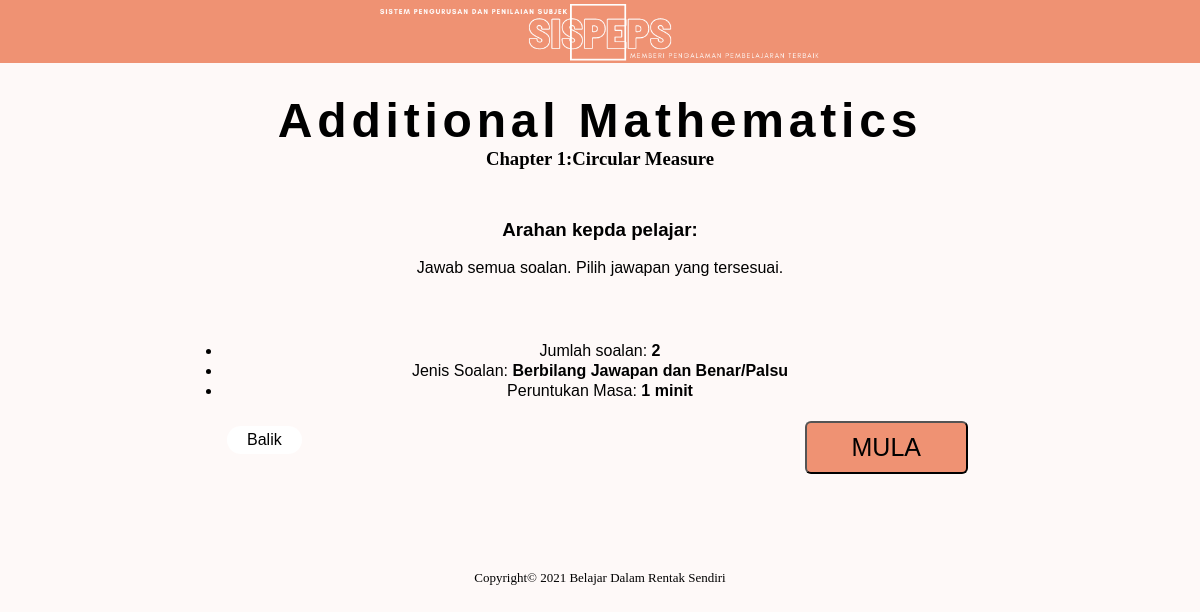
Page /soalan_mula.php?idtopik=32&jenis=1 (signed in) on the committed database.
### tables this page shows
CREATE TABLE `subjek` (
  `idsubjek` int(11) NOT NULL,
  `subjek` varchar(30) NOT NULL
);

CREATE TABLE `topik` (
  `idtopik` int(11) NOT NULL,
  `topik` varchar(30) NOT NULL,
  `markah` int(11) NOT NULL,
  `idsubjek` int(11) NOT NULL,
  `idpengguna` varchar(12) NOT NULL
);

### src/soalan_mula.php (the view, shortened to what this page needs)
<?php
include 'header.php';
$topik_pilihan=$_GET['idtopik'];
$jenis=$_GET['jenis'];
$dataTopik=mysqli_query($hubung,"SELECT * FROM topik WHERE idtopik='$topik_pilihan'");
$getTopik=mysqli_fetch_array($dataTopik);
$dataSoalan=mysqli_query($hubung,"SELECT * FROM soalan WHERE idtopik='$topik_pilihan' AND jenis='$jenis'");
$total=mysqli_num_rows($dataSoalan);
$dataSubjek=mysqli_query($hubung,"SELECT * FROM subjek  WHERE idsubjek='$getTopik[idsubjek]'");
$getSubjek=mysqli_fetch_array($dataSubjek);
?>
<html>
    <body>
        <h2 class="title" style="text-align: center;"><?=$getSubjek['subjek'];?></h2>
        <h3 style="text-align: center;"><?=$getTopik['topik'];?></h3>
        <main>
            <table class="body" width=70% border=0 align="center" style="font-size: 16px;">
                <tr>
                    <td><h3>Arahan kepda pelajar:</h3></td>
                </tr>
                <tr>
                    <td>Jawab semua soalan. Pilih jawapan yang tersesuai.</td>
                </tr>
                <tr>
                    <td >
                        <ul>
                            <li>Jumlah soalan: <strong><?= $total; ?></strong></li>
                            <li>Jenis Soalan: <strong><?php if ($jenis==1){
                                echo "Berbilang Jawapan dan Benar/Palsu";
                                }else{
                                    echo "Isi Tempat Kosong";
                                }?></strong></li>
                            <li>Peruntukan Masa: <strong><?= $total*0.5; ?> minit</strong></li>
                        </ul>
                        <br>
                        <div class="action">
                            <a href="soalan_papar.php?n=1>"><button class="btn">MULA</button></a>
                            <button class="btn sub" onclick="history.back()">Balik</button>
                        </div>
                    </td>
                </tr>
            </table>
        </main>
        <?php include 'footer.php'; ?>
    </body>
</html>

### src/style2.css (style rules this page uses)
* { padding: 0; margin: 0; }
body { background-color: #fef9f8; }
.title { font-size:48px; font-family: 'HelveticaNeue Light', Arial, sans-serif; font-weight: 700; letter-spacing: 0.1em; color: black; margin: 30px 0px 0px 0px; }
.btn { display: block; padding: 10px 45px; background-color: #ef9273; box-sizing: border-box; border-radius: 6px; color: black; text-decoration: none; font-size: 25px; float: right; margin: 0px 10px 0px 10px; transition: background-color .5s, border .5s; font-family: 'HelveticaNeue Light', Arial, sans-serif; }
.body { margin: auto; width: 70%; height:50vh; padding:40px; font-size: 30px; color:black; line-height: 1.25em; text-align: center; font-family: 'HelveticaNeue Light', Arial, sans-serif; font-weight: 100; }
.action .btn.sub { display: block; padding: 5px 20px; background-color: white; box-sizing: border-box; border-radius: 60px; color: black; text-decoration: none; font-size: 16px; float: left; margin: 5px; border: 0px; }

### rows in the picture
subjek: subjek "Additional Mathematics"
topik: topik "Chapter 1:Circular Measure"

### other values in the picture
$total "2"
$total*0.5 "1"
$footer "Belajar Dalam Rentak Sendiri"
